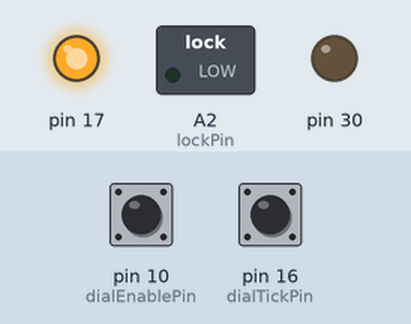
Bench run of a sketch on a simulated Arduino Leonardo, built with avr-gcc and run on an emulated ATmega32U4. On the bench: switched loads named in the sketch (green lamp = pin HIGH), output pins drawn as LEDs (lit = HIGH). Inputs (shaded band) come from the test bench; at power-on: pin 10 (dialEnablePin) HIGH, pin 16 (dialTickPin) HIGH. At 1.5 s the program stops and its outputs stay as they are.

Above: at 1.2 s.
1.3 s: pin 10 (dialEnablePin) pulled LOW for 0.15 s
At 1.7 s:
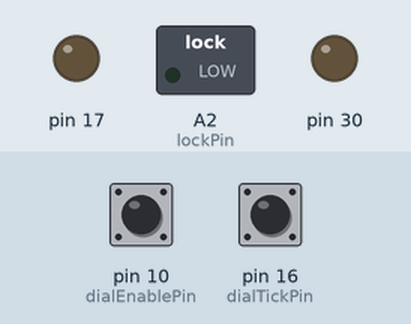
Timing chart, 0 to 3.0 s (numbered marks = the images above; inputs shaded):
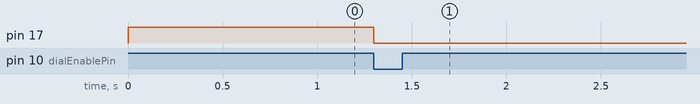

The sketch:

dial.ino
```cpp
#define NUM_DIGITS 4
//HARDWARE SETUP:
//ground the green and black wires of the dial.
const unsigned int dialEnablePin=10; //blue
const unsigned int dialTickPin=16; //purple
const unsigned int lockPin=A2; //low=lock
const unsigned int code[4]={1,2,3,4};


void setup()   {
	Serial.begin(9600);
	TX_RX_LED_INIT;
	pinMode(dialEnablePin,INPUT_PULLUP);
	pinMode(dialTickPin,INPUT_PULLUP);
	pinMode(lockPin,OUTPUT);
	digitalWrite(lockPin,LOW);
}

boolean tickArmed=false;
unsigned int ticks=0;
unsigned int incomingDigitCount=0;

void loop()
{

while(digitalRead(dialEnablePin)==HIGH) RXLED0; //wait for start of dial

while(digitalRead(dialEnablePin)==LOW) //dial start - count ticks from here.
	{
		RXLED1;

		if(digitalRead(dialTickPin)==HIGH && tickArmed==true) //Rising edge
			{
				ticks++;
				tickArmed=false;
				TXLED1;
				delay(50); //debounce
			}

		else if(digitalRead(dialTickPin)==LOW) //falling edge
			{
				tickArmed=true;
				TXLED0;
				delay(50);
			}

	}

if(ticks>9) ticks=0; //10 ticks = 0

//check if input digit matches code
if(ticks!=code[incomingDigitCount++]) while(1){ /* WRONG CODE LOOP */ }

ticks=0;

if (incomingDigitCount==NUM_DIGITS) //when NUM_DIGITS correct digits have been input
	{
		digitalWrite(lockPin,HIGH); //unlock
		while(1){/*wait for reset*/}
	}

}
```

Measured:
- after the input at 1.3 s, pin 17: HIGH → LOW at once
